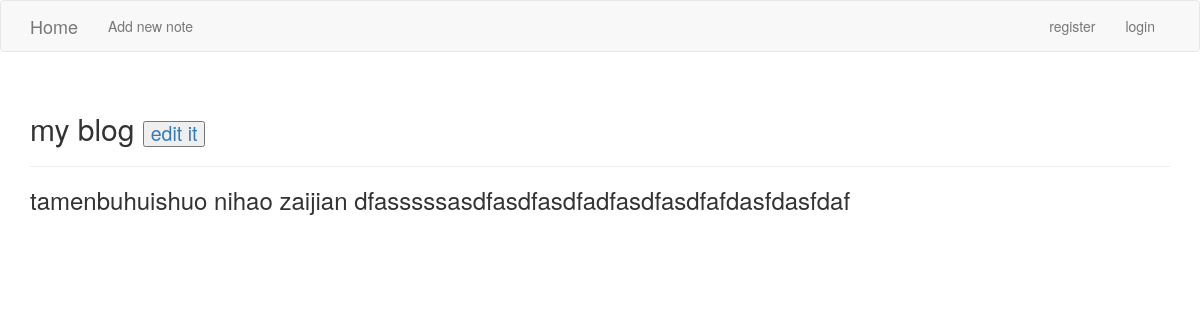
Page /2/ on the committed database.
### blogs/models.py (models this page shows, shortened)
class BlogPost(models.Model):
    title = models.CharField(max_length=200)
    text = models.TextField()
    date_added = models.DateTimeField(auto_now_add=True)
    owner = models.ForeignKey(User)

### blogs/views.py (the view)
# urls.py: url(r'^(?P<note_id>\d+)/$',views.show_note,name='show_note'),
def show_note(request,note_id):
    note = BlogPost.objects.get(id=note_id)
    context = {'note':note}
    return render(request,'blogs/show_note.html',context)

### blogs/templates/blogs/show_note.html
{% extends 'blogs/base.html' %}
{% block header %}
  <h2>
    {{ note.title }}
    <small>
      <a href="{% url 'blogs:edit_note' note.id %}"><button>edit it</button></a>
    </small>
  </h2>
{% endblock header %}
{% block content %}
  <h3>{{ note.text|linebreaks }}</h3>
{% endblock content %}

### rows in the picture
BlogPost: title "my blog", text "tamenbuhuishuo nihao zaijian dfasssssasdfasdfasdfadfasdfasdfafdasfdasfdaf"
